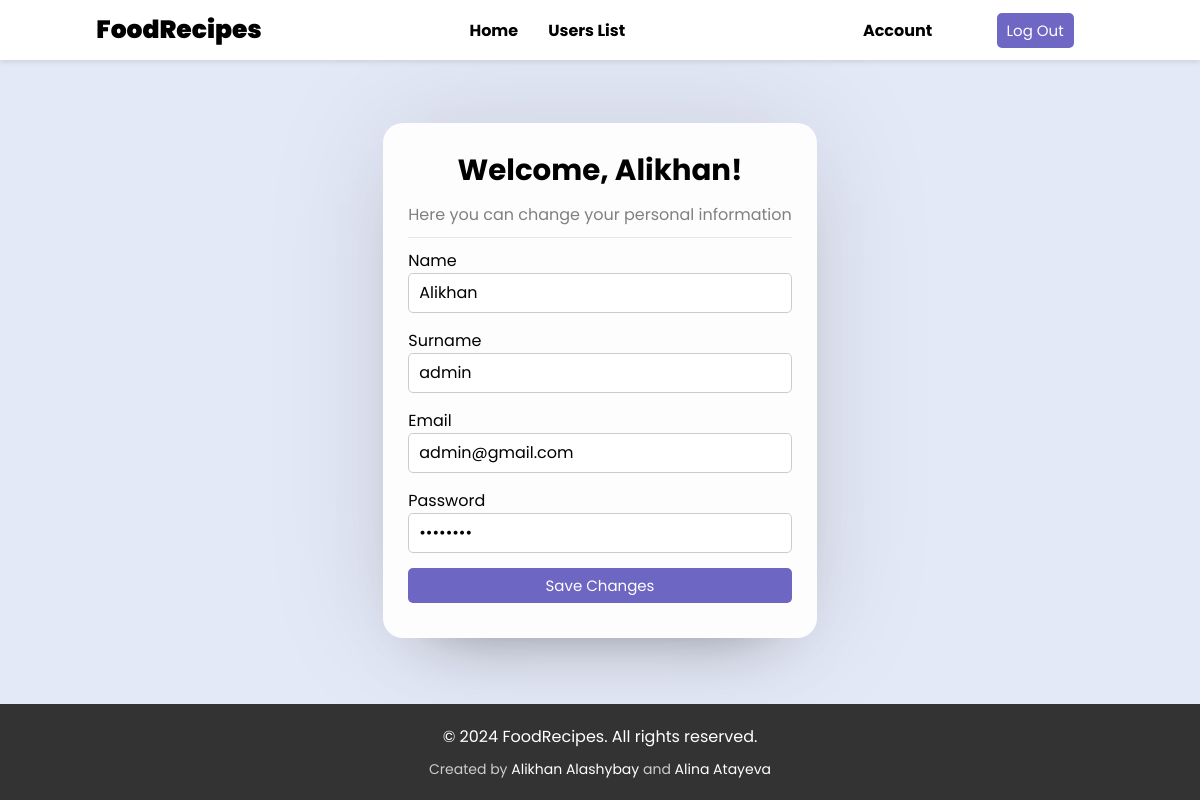
Page /account.php (signed in) on the earlier database version.
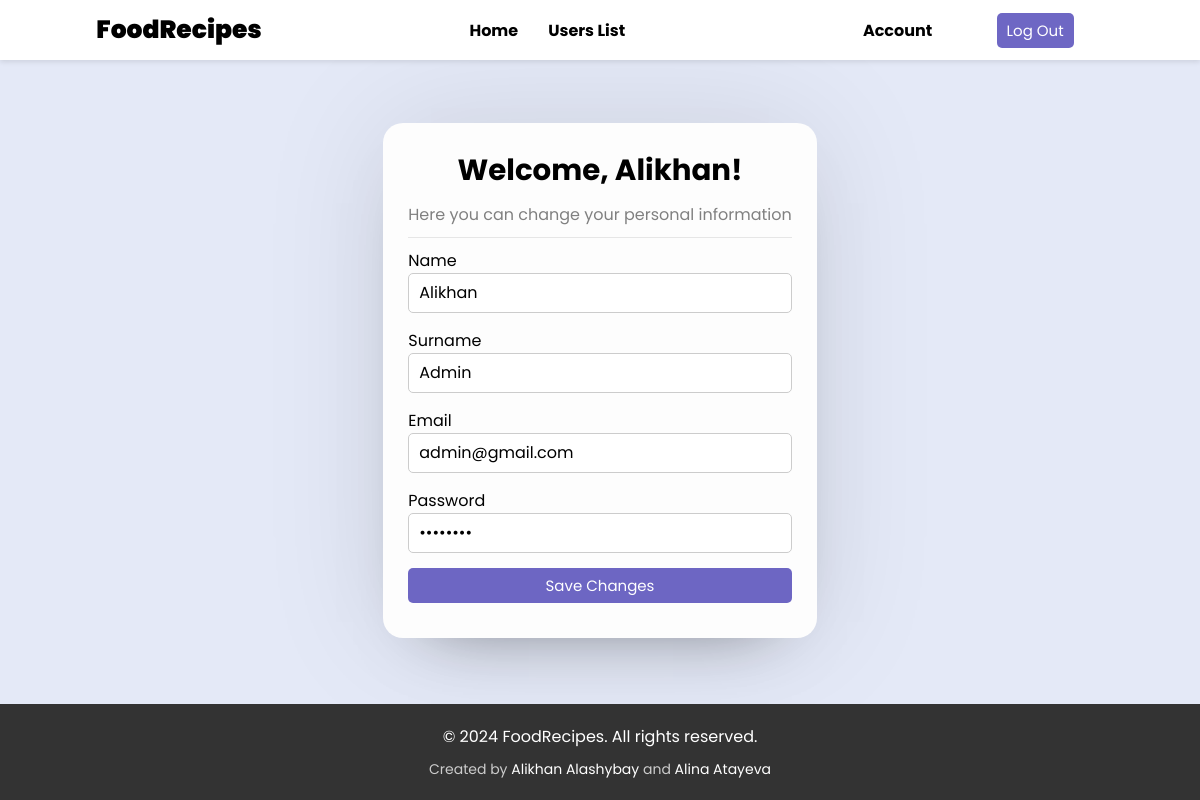
Same page on the later database version.
### tables this page shows
CREATE TABLE `users` (
  `id` int(11) NOT NULL,
  `name` varchar(100) NOT NULL,
  `surname` varchar(100) NOT NULL,
  `email` varchar(100) NOT NULL,
  `password` varchar(255) NOT NULL,
  `is_admin` tinyint(1) NOT NULL
);

### account.php (the view, shortened to what this page needs)
<!DOCTYPE html>
<html lang="en">
<head>
    <link rel= stylesheet href="styles/style.css">
</head>
<body>
        <?php include_once "utils/session.php";
            include_once "php/conn.php";
            $user_id = $_SESSION['id'];
            $sql = "SELECT * FROM users WHERE id = '$user_id'";
            $result = mysqli_query($conn, $sql);
            $row = mysqli_fetch_assoc($result);
            $name = $row['name'];
            $surname = $row['surname'];
            $email = $row['email'];
            include('partials/header.php');
        ?>
        <div class="container-account">
        <div class="box form-box-account">
            <header>
                <?php echo "<h3>Welcome, $name!</h3>"; ?>
            </header>
            <text>
                <p>Here you can change your personal information</p>
            </text>
            <form action="" method="post">
                <div class="field input">
                    <label for="name">Name</label>
                    <input type="text" name="name" id="name" autocomplete="off" value="<?php echo $name; ?>">
                </div>
                <div class="field input">
                    <label for="surname">Surname</label>
                    <input type="text" name="surname" id="surname" autocomplete="off" value="<?php echo $surname; ?>">
                </div>
                <div class="field input">
                    <label for="email">Email</label>
                    <input type="text" name="email" id="email" autocomplete="off" value="<?php echo $email; ?>">
                </div>
                <div class="field input">
                    <label for="password">Password</label>
                    <input type="password" name="password" id="password" autocomplete="off" value="password">
                </div>
                <div class="field">
                    <input type="submit" class="btn" name="submit" value="Save Changes" required>
                </div>
            </form>
        </div>
    </div>
    <?php include('partials/footer.php') ?>
</body>
</html>

Differences in the rows shown:
changed users "Alikhan": surname "admin" → "Admin"
